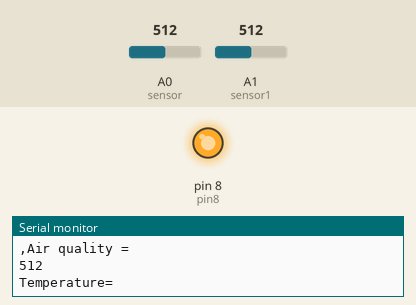
Simulated run of this sketch. Board: Arduino Uno, built with avr-gcc and run on an emulated ATmega328P. Parts: output pins drawn as LEDs (lit = HIGH), the last lines printed to the serial monitor. The test bench sets the inputs (shaded band); at power-on: A0 (sensor) = 512, A1 (sensor1) = 512.

Above: at 1.2 s.
1.3 s: A0 (sensor) set to 491
At 2.5 s:
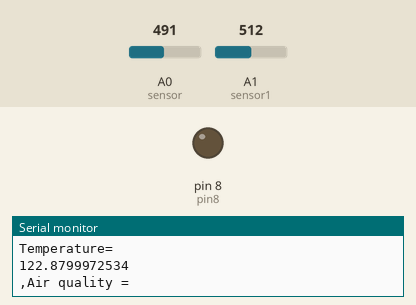
2.8 s: A1 (sensor1) set to 432
4.3 s: A1 (sensor1) set to 400
5.8 s: A0 (sensor) set to 510
At 7.2 s:
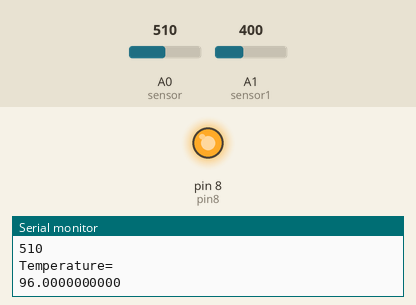
8.8 s: A0 (sensor) set to 490
At 9.3 s:
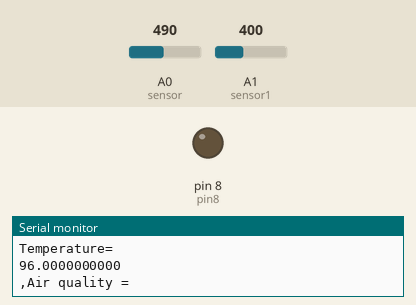
Timing chart, 0 to 11.8 s (numbered marks = the images above; inputs shaded):
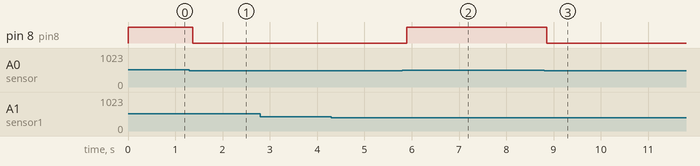

The sketch:

simulation_iot.ino
```cpp
// Digital pin 8 will be called 'pin8'
int pin8 = 8;
// Analog pin 0 will be called 'sensor'
int sensor = A0;
int sensor1 = A1;
// Set the initial sensorValue to 0
int sensorValue = 0;
int sensor1Value = 0;

// The setup routine runs once when you press reset
void setup() {
  // Initialize the digital pin 8 as an output
  pinMode(pin8, OUTPUT);
  // Initialize serial communication at 9600 bits per second
  Serial.begin(9600);
}

// The loop routine runs over and over again forever
void loop() {
  // Read the input on analog pin 0 (named 'sensor')
  sensorValue = analogRead(sensor);
  sensor1Value = analogRead(sensor1);
  // Print out the value you read
  Serial.println(",Air quality =");
  Serial.println(sensorValue, DEC);
  Serial.println("Temperature=");
  Serial.println(sensor1Value*0.24, DEC);

  // If sensorValue is greater than 500
  if (sensorValue > 500) {
    // Activate digital output pin 8 - the LED will light up
    digitalWrite(pin8, HIGH);
  }
  else {
    // Deactivate digital output pin 8 - the LED will not light up
    digitalWrite(pin8, LOW);
  }

}
```

Measured:
- the behaviour switches between 501 and 500 on A0 (sensor) (found by bisection; images 0 and 1)
- after the input at 1.3 s, pin 8 (pin8): HIGH → LOW after 0.07 s
- after the input at 5.8 s, pin 8 (pin8): LOW → HIGH after 0.10 s
- after the input at 8.8 s, pin 8 (pin8): HIGH → LOW after 0.06 s
